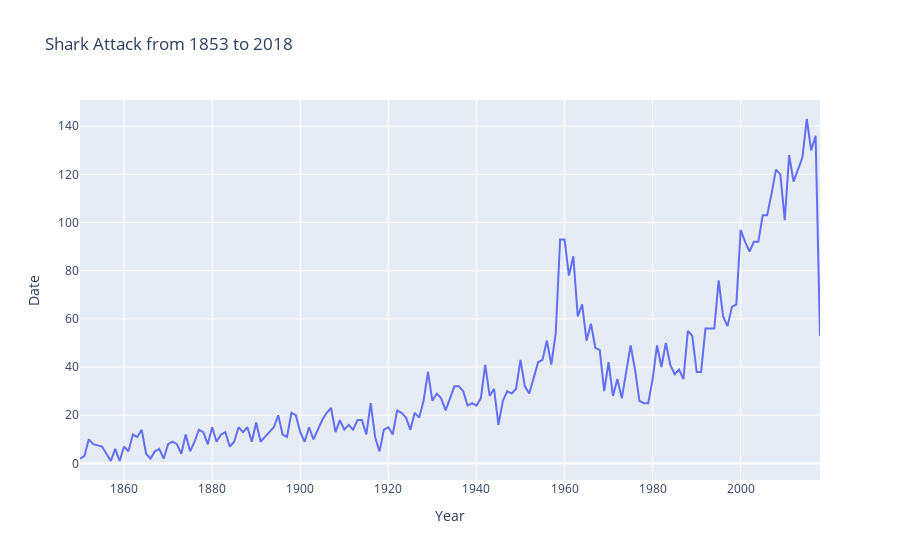

Notebook code for this chart:
### Code cell
# Close up from 1850 to 2018
byYear_attack = attack_df.groupby('Year')['Date'].count().reset_index()
fig = px.line(byYear_attack.iloc[77:,:],
              x='Year', y='Date', title='Shark Attack from 1853 to 2018')
fig.show()

### Figure 1 — Plotly figure (JSON) as saved in the notebook; plotly's stock layout.template omitted (floating-point values rounded to 4 significant figures; data arrays with more than 128 entries replaced by an {"elided": "..."} marker saying what was removed)
{"data": [{"hovertemplate": "Year=%{x}<br>Date=%{y}<extra></extra>", "legendgroup": "", "line": {"color": "#636efa", "dash": "solid"}, "mode": "lines", "name": "", "orientation": "v", "showlegend": false, "type": "scatter", "x": {"elided": "168 float values"}, "xaxis": "x", "y": {"elided": "168 int values"}, "yaxis": "y"}], "layout": {"legend": {"tracegroupgap": 0}, "title": {"text": "Shark Attack from 1853 to 2018"}, "xaxis": {"anchor": "y", "domain": [0.0, 1.0], "title": {"text": "Year"}}, "yaxis": {"anchor": "x", "domain": [0.0, 1.0], "title": {"text": "Date"}}}}
